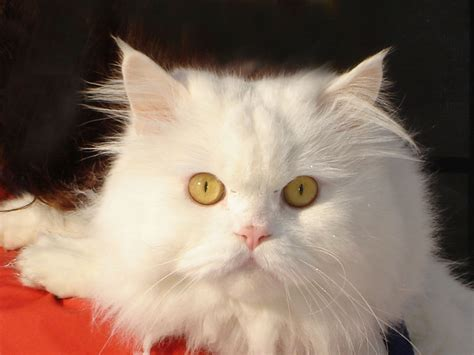
%> input picture Statistical Method/Pictures/9.jpg, 474 x 355 px
$ octave IMG9.m   (GNU Octave 9; MATLAB toolbox functions it lacks are replaced by stand-ins)
%> lines starting %> are read from the running program, lines starting %| are printed output that depends on the picture
a=imread('Pictures/9.jpg')
%> a is the input picture: size 355x474x3 uint8; mean R, G, B 138, 117.3, 103.1
[n1  n2  n3] = size(a)
%> n1 = 355; n2 = 474; n3 = 3
n1*n2*n3
%> ans = 504810
tic
meanr=mean(mean(a(:,:,1)));
%> meanr = 138
meang=mean(mean(a(:,:,2)));
%> meang = 117.3
meanb=mean(mean(a(:,:,3)));
%> meanb = 103.1
stdr=std(std(double(a(:,:,1))));
%> stdr = 16.51
stdg=std(std(double(a(:,:,2))));
%> stdg = 13.64
stdb=std(std(double(a(:,:,3))));
%> stdb = 11.76
toc
features(1,1)=meanr;
features(2,1)=meang;
features(3,1)=meanb;
features(4,1)=stdr;
features(5,1)=stdg;
features(6,1)=stdb;
features
%> features = [138; 117.3; 103.1; 16.51; 13.64; 11.76]


subplot(2,2,1)
imshow(a)
title 'colorimage'
subplot(2,2,2)
imhist(a(:,:,1))
title 'red histogram'
subplot(2,2,3)
imhist(a(:,:,2))
title 'green histogram'
subplot(2,2,4)
imhist(a(:,:,3))
title 'blue histogram'
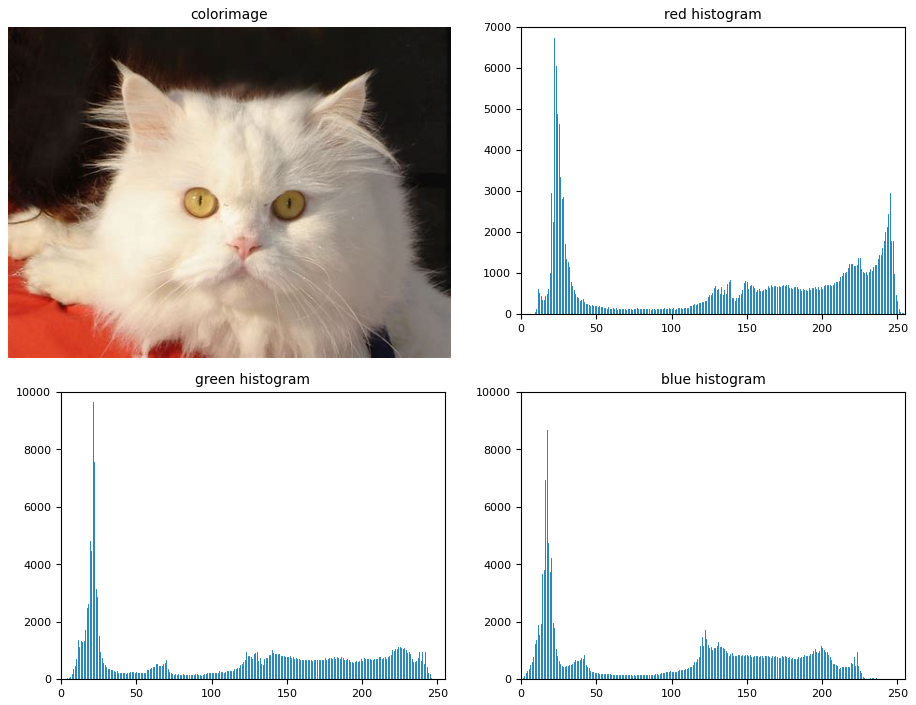
%> figure redrawn from the program's plot data, 4 panels

$ run again, with Statistical Method/Pictures/1.jpg copied over Statistical Method/Pictures/9.jpg
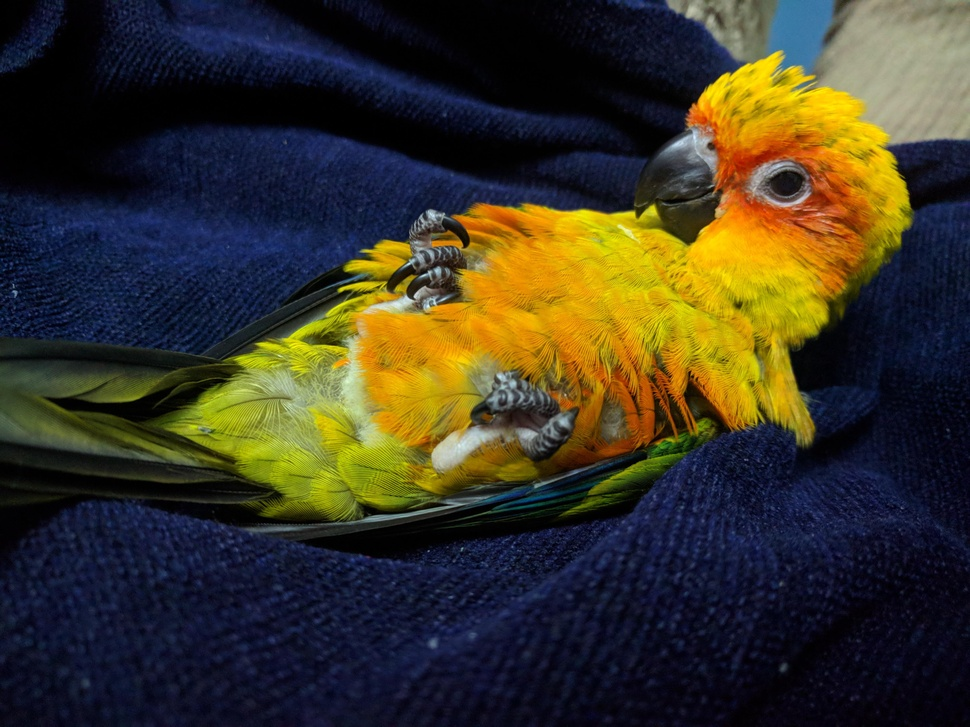
%> input picture Statistical Method/Pictures/1.jpg, 970 x 727 px, shrunk from 4032 x 3024 before the run
%> a is the input picture: size 727x970x3 uint8; mean R, G, B 58.3, 53.5, 38.3
%> meanr = 58.29
%> meang = 53.45
%> meanb = 38.33
%> stdr = 26.36
%> stdg = 17.35
%> stdb = 7.73
%> features = [58.29; 53.45; 38.33; 26.36; 17.35; 7.73]
%> `title 'blue histogram'`:
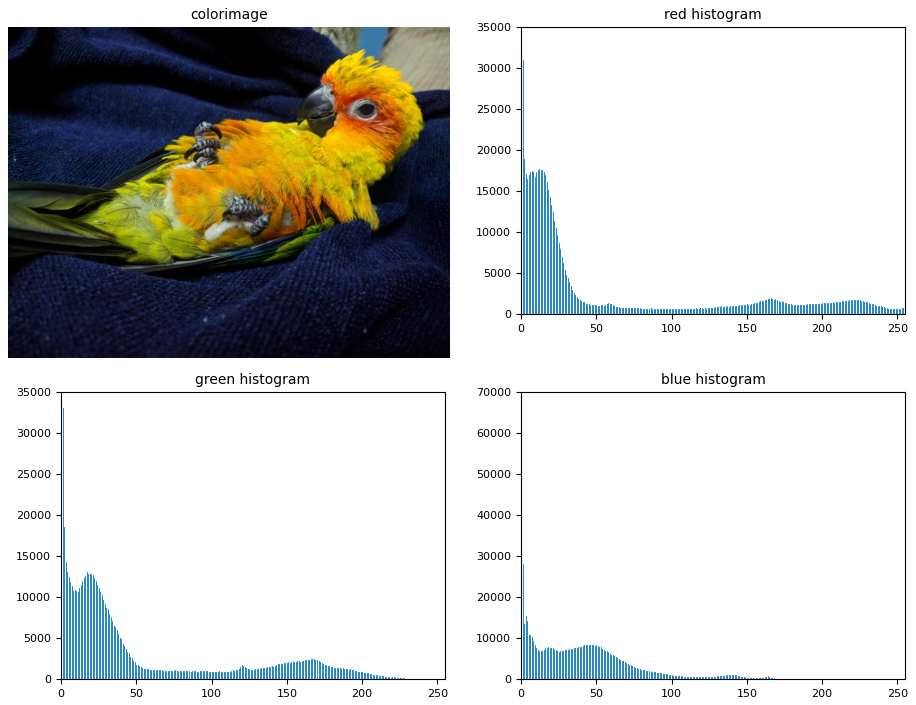
%> figure redrawn from the program's plot data, 4 panels

$ run again, with Statistical Method/Pictures/10.jpg copied over Statistical Method/Pictures/9.jpg
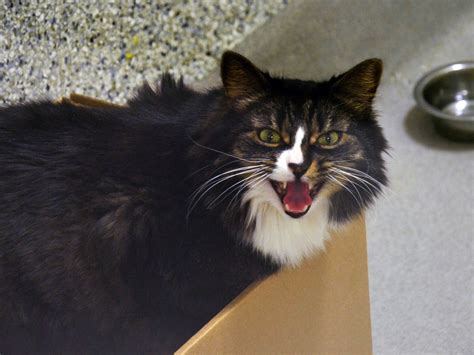
%> input picture Statistical Method/Pictures/10.jpg, 474 x 355 px
%> a is the input picture: size 355x474x3 uint8; mean R, G, B 99.9, 93.6, 88.2
%> meanr = 99.86
%> meang = 93.61
%> meanb = 88.18
%> stdr = 8.07
%> stdg = 7.65
%> stdb = 7.62
%> features = [99.86; 93.61; 88.18; 8.07; 7.65; 7.62]
%> `title 'blue histogram'`:
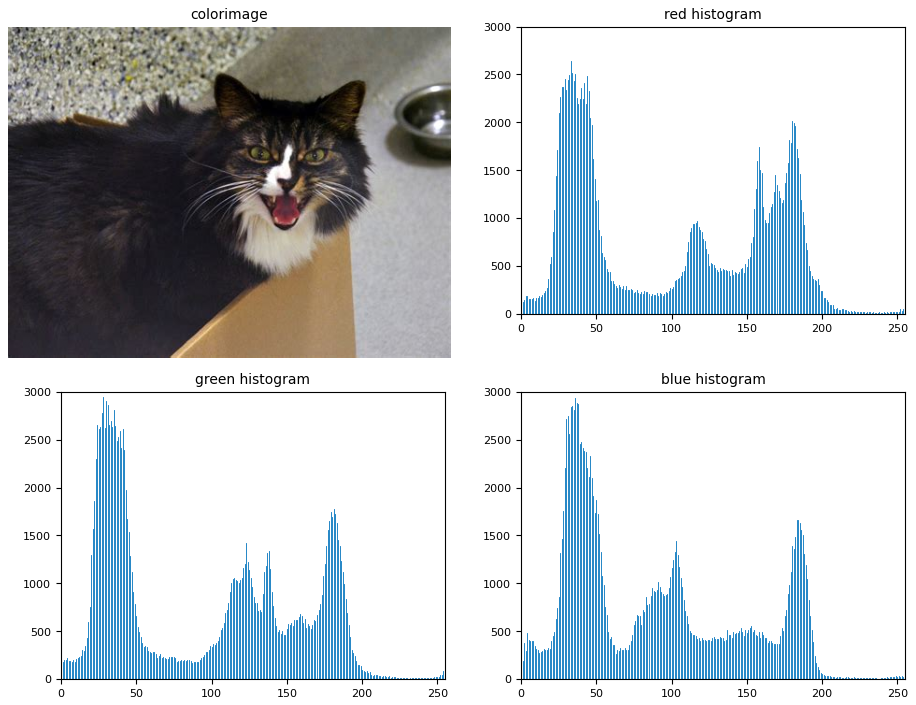
%> figure redrawn from the program's plot data, 4 panels

$ run again, with Statistical Method/Pictures/2.jpg copied over Statistical Method/Pictures/9.jpg
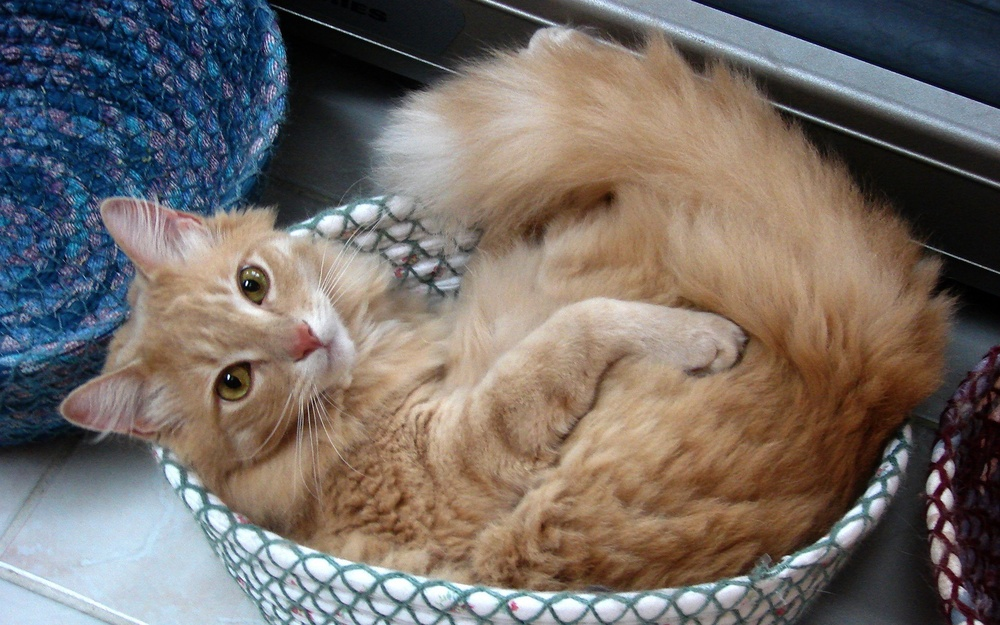
%> input picture Statistical Method/Pictures/2.jpg, 1000 x 625 px, shrunk from 1920 x 1200 before the run
%> a is the input picture: size 625x1000x3 uint8; mean R, G, B 116.3, 108.2, 103.2
%> meanr = 116.3
%> meang = 108.2
%> meanb = 103.2
%> stdr = 13.38
%> stdg = 10.78
%> stdb = 8.69
%> features = [116.3; 108.2; 103.2; 13.38; 10.78; 8.69]
%> `title 'blue histogram'`:
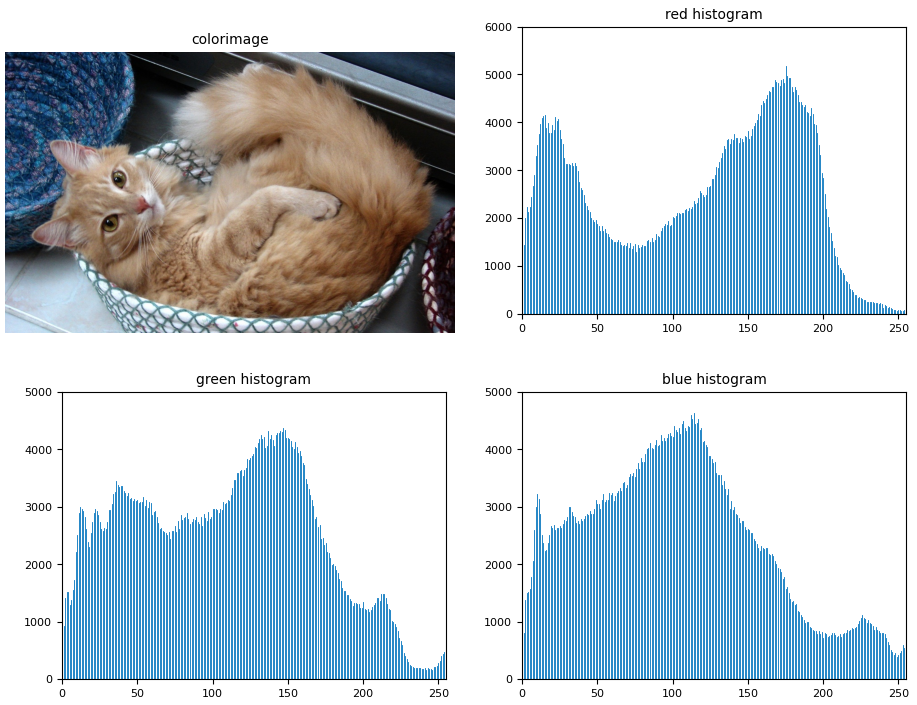
%> figure redrawn from the program's plot data, 4 panels
